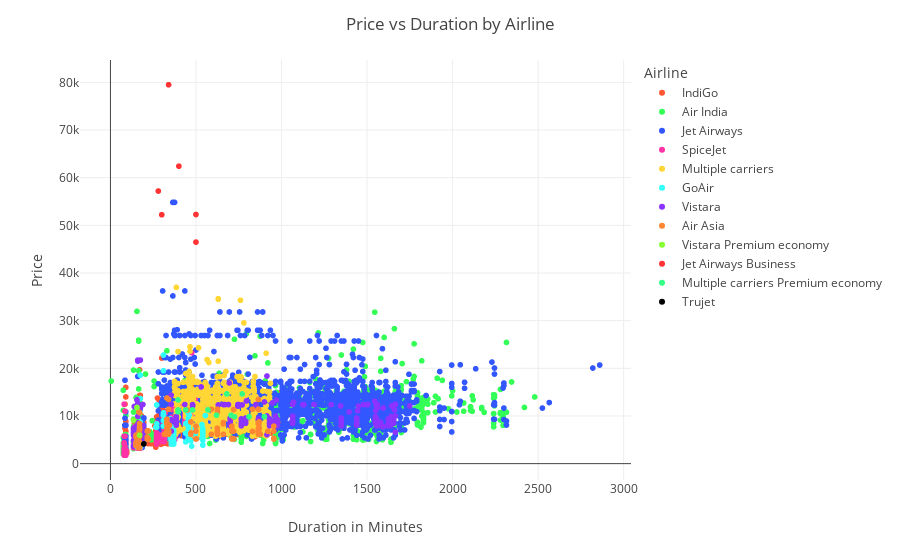

Source (notebook cell):
### Code cell
fig = px.scatter(df, x='Duration_Minutes', y='Price', color='Airline', 
                 color_discrete_sequence=diverse_colors)
fig.update_layout(title="Price vs Duration by Airline", xaxis_title="Duration in Minutes", yaxis_title="Price")
fig.show()

### Figure 1 — Plotly figure (JSON) as saved in the notebook; plotly's stock layout.template omitted (floating-point values rounded to 4 significant figures; data arrays with more than 128 entries replaced by an {"elided": "..."} marker saying what was removed)
{"data": [{"hovertemplate": "Airline=IndiGo<br>Duration_Minutes=%{x}<br>Price=%{y}<extra></extra>", "legendgroup": "IndiGo", "marker": {"color": "#FF5733", "symbol": "circle"}, "mode": "markers", "name": "IndiGo", "showlegend": true, "type": "scattergl", "x": {"elided": "2043 int values"}, "xaxis": "x", "y": {"elided": "2043 int values"}, "yaxis": "y"}, {"hovertemplate": "Airline=Air India<br>Duration_Minutes=%{x}<br>Price=%{y}<extra></extra>", "legendgroup": "Air India", "marker": {"color": "#33FF57", "symbol": "circle"}, "mode": "markers", "name": "Air India", "showlegend": true, "type": "scattergl", "x": {"elided": "1694 int values"}, "xaxis": "x", "y": {"elided": "1694 int values"}, "yaxis": "y"}, {"hovertemplate": "Airline=Jet Airways<br>Duration_Minutes=%{x}<br>Price=%{y}<extra></extra>", "legendgroup": "Jet Airways", "marker": {"color": "#3357FF", "symbol": "circle"}, "mode": "markers", "name": "Jet Airways", "showlegend": true, "type": "scattergl", "x": {"elided": "3700 int values"}, "xaxis": "x", "y": {"elided": "3700 int values"}, "yaxis": "y"}, {"hovertemplate": "Airline=SpiceJet<br>Duration_Minutes=%{x}<br>Price=%{y}<extra></extra>", "legendgroup": "SpiceJet", "marker": {"color": "#FF33A6", "symbol": "circle"}, "mode": "markers", "name": "SpiceJet", "showlegend": true, "type": "scattergl", "x": {"elided": "815 int values"}, "xaxis": "x", "y": {"elided": "815 int values"}, "yaxis": "y"}, {"hovertemplate": "Airline=Multiple carriers<br>Duration_Minutes=%{x}<br>Price=%{y}<extra></extra>", "legendgroup": "Multiple carriers", "marker": {"color": "#FFD633", "symbol": "circle"}, "mode": "markers", "name": "Multiple carriers", "showlegend": true, "type": "scattergl", "x": {"elided": "1196 int values"}, "xaxis": "x", "y": {"elided": "1196 int values"}, "yaxis": "y"}, {"hovertemplate": "Airline=GoAir<br>Duration_Minutes=%{x}<br>Price=%{y}<extra></extra>", "legendgroup": "GoAir", "marker": {"color": "#33FFF9", "symbol": "circle"}, "mode": "markers", "name": "GoAir", "showlegend": true, "type": "scattergl", "x": {"elided": "194 int values"}, "xaxis": "x", "y": {"elided": "194 int values"}, "yaxis": "y"}, {"hovertemplate": "Airline=Vistara<br>Duration_Minutes=%{x}<br>Price=%{y}<extra></extra>", "legendgroup": "Vistara", "marker": {"color": "#8D33FF", "symbol": "circle"}, "mode": "markers", "name": "Vistara", "showlegend": true, "type": "scattergl", "x": {"elided": "478 int values"}, "xaxis": "x", "y": {"elided": "478 int values"}, "yaxis": "y"}, {"hovertemplate": "Airline=Air Asia<br>Duration_Minutes=%{x}<br>Price=%{y}<extra></extra>", "legendgroup": "Air Asia", "marker": {"color": "#FF8633", "symbol": "circle"}, "mode": "markers", "name": "Air Asia", "showlegend": true, "type": "scattergl", "x": {"elided": "319 int values"}, "xaxis": "x", "y": {"elided": "319 int values"}, "yaxis": "y"}, {"hovertemplate": "Airline=Vistara Premium economy<br>Duration_Minutes=%{x}<br>Price=%{y}<extra></extra>", "legendgroup": "Vistara Premium economy", "marker": {"color": "#85FF33", "symbol": "circle"}, "mode": "markers", "name": "Vistara Premium economy", "showlegend": true, "type": "scattergl", "x": [155, 135, 170], "xaxis": "x", "y": [11793, 9125, 5969], "yaxis": "y"}, {"hovertemplate": "Airline=Jet Airways Business<br>Duration_Minutes=%{x}<br>Price=%{y}<extra></extra>", "legendgroup": "Jet Airways Business", "marker": {"color": "#FF3333", "symbol": "circle"}, "mode": "markers", "name": "Jet Airways Business", "showlegend": true, "type": "scattergl", "x": [300, 340, 400, 500, 500, 280], "xaxis": "x", "y": [52229, 79512, 62427, 46490, 52285, 57209], "yaxis": "y"}, {"hovertemplate": "Airline=Multiple carriers Premium economy<br>Duration_Minutes=%{x}<br>Price=%{y}<extra></extra>", "legendgroup": "Multiple carriers Premium economy", "marker": {"color": "#33FF85", "symbol": "circle"}, "mode": "markers", "name": "Multiple carriers Premium economy", "showlegend": true, "type": "scattergl", "x": [705, 810, 620, 900, 440, 570, 770, 680, 725, 395, 395, 395, 480], "xaxis": "x", "y": [10161, 9845, 10161, 9845, 11269, 11269, 14629, 14629, 9845, 11269, 13369, 10885, 11269], "yaxis": "y"}, {"hovertemplate": "Airline=Trujet<br>Duration_Minutes=%{x}<br>Price=%{y}<extra></extra>", "legendgroup": "Trujet", "marker": {"color": "#000000", "symbol": "circle"}, "mode": "markers", "name": "Trujet", "showlegend": true, "type": "scattergl", "x": [195], "xaxis": "x", "y": [4140], "yaxis": "y"}], "layout": {"legend": {"title": {"text": "Airline"}, "tracegroupgap": 0}, "margin": {"t": 60}, "title": {"text": "Price vs Duration by Airline"}, "xaxis": {"anchor": "y", "domain": [0, 1], "title": {"text": "Duration in Minutes"}}, "yaxis": {"anchor": "x", "domain": [0, 1], "title": {"text": "Price"}}}}
